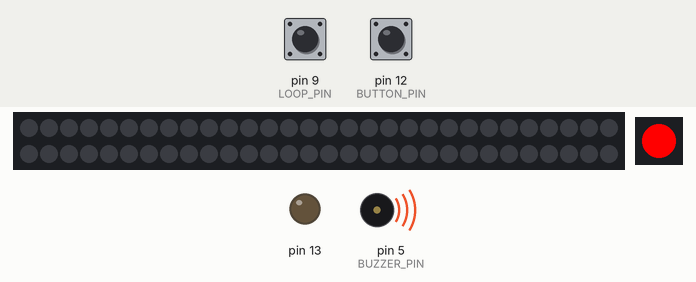
Recording of a sketch running on a simulated Arduino Uno, built with avr-gcc and run on an emulated ATmega328P. Parts: 60 RGB LEDs in strip order, left to right, continuing on the next row, 1 RGB LEDs in strip order, left to right, output pins drawn as LEDs (lit = HIGH), buzzer (waves = sounding). The test bench sets the inputs (shaded band); at power-on: pin 9 (LOOP_PIN) HIGH, pin 12 (BUTTON_PIN) LOW. The ROS host is connected and sends only what is stated.

Above: at 1.2 s.
1.3 s: pin 9 (LOOP_PIN) pulled LOW for 0.15 s
At 2.6 s:
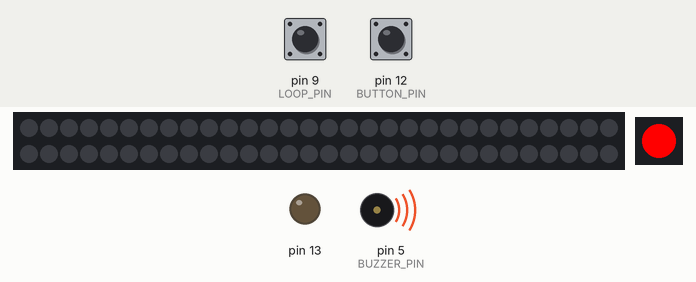
2.9 s: pin 12 (BUTTON_PIN) pulled HIGH for 0.15 s
At 3.13 s:
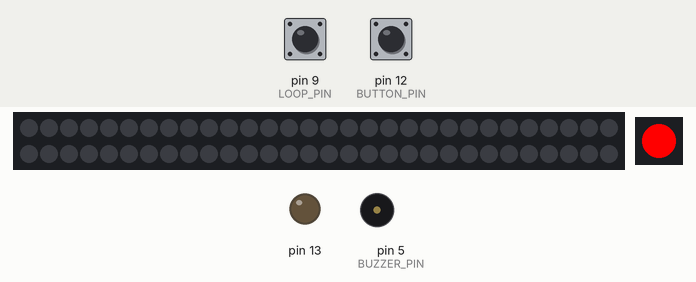
4.6 s: pin 12 (BUTTON_PIN) pulled HIGH for 3.2 s
At 8.9 s:
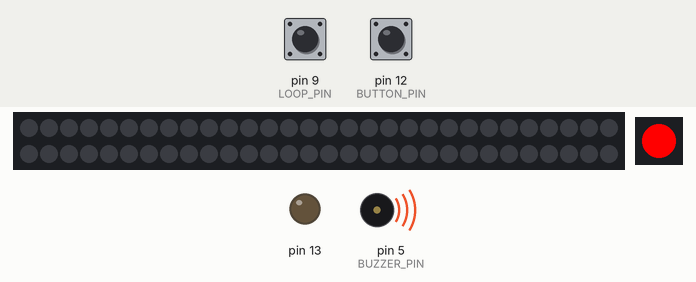
9.3 s: pin 9 (LOOP_PIN) pulled LOW for 3.2 s
At 10.7 s:
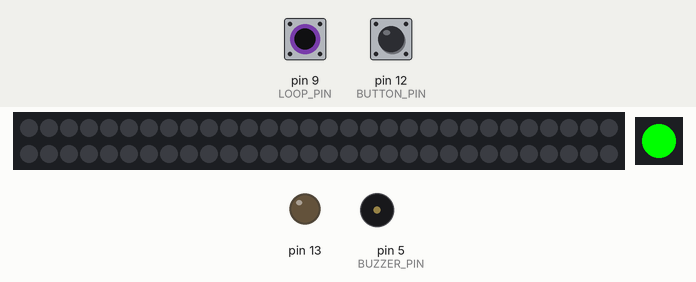
14.0 s: pin 9 (LOOP_PIN) driven LOW and pin 12 (BUTTON_PIN) driven HIGH
At 14.7 s:
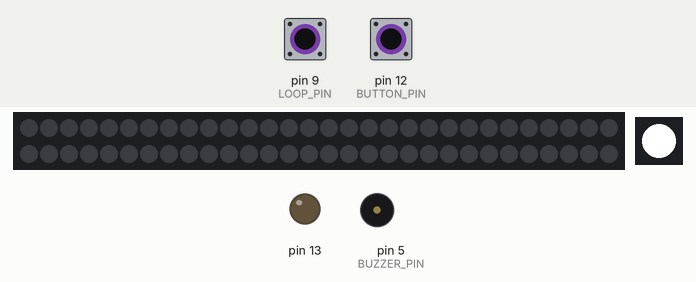
15.5 s: pin 9 (LOOP_PIN) driven HIGH
Timing chart, 0 to 18.5 s (numbered marks = the images above; inputs shaded):
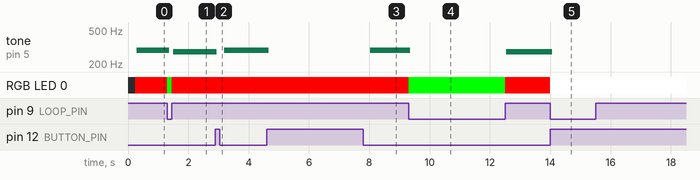

Measured:
- after the input at 1.3 s, tone on pin 5 (BUZZER_PIN): 290 Hz → silent after 0.07 s, → 277 Hz 0.13 s later; RGB LED 0: RGB(255, 0, 0) → RGB(0, 255, 0) at once, → RGB(255, 0, 0) 0.15 s later
- after the input at 2.9 s, tone on pin 5 (BUZZER_PIN): 277 Hz → silent at once, → 289 Hz 0.25 s later
- after the input at 4.6 s, tone on pin 5 (BUZZER_PIN): 289 Hz → silent after 0.07 s, → 290 Hz 3.4 s later
- after the input at 9.3 s, tone on pin 5 (BUZZER_PIN): 290 Hz → silent after 0.05 s, → 277 Hz 3.2 s later; RGB LED 0: RGB(255, 0, 0) → RGB(0, 255, 0) at once, → RGB(255, 0, 0) 3.2 s later
- after the input at 14.0 s, tone on pin 5 (BUZZER_PIN): 277 Hz → silent after 0.07 s; RGB LED 0: RGB(255, 0, 0) → RGB(255, 255, 255) at once

The sketch:

mover_V0.ino
```cpp
// include ROS, messages, time
#include <ros.h>
#include <ros/time.h>
#include <std_msgs/Time.h>

ros::NodeHandle  nh;

std_msgs::Time current_time;
ros::Publisher p("touched", &current_time);
ros::Publisher b("beginning", &current_time);
ros::Publisher e("end", &current_time);

// change pin that buzzer is connected to here
#define BUZZER_PIN  5

// define led colors pin
#include <FastLED.h>
#define STRIP_PIN     3
#define NUM_LEDS    60

// define led alone pin
#define LED_PIN 7

//Circuit detection
#define LOOP_PIN 9

// button stop
#define BUTTON_PIN 12

// define beginning of the game
bool hasbegun;
bool state_has_changed;
bool has_touched_before;

CRGB leds[NUM_LEDS];
CRGB myled[1];

/*
 *  Set-up circuit and ROS
 */

void setup() {

  // setup ROS
  pinMode(13, OUTPUT);
  nh.initNode();
  nh.advertise(p);
  nh.advertise(b);
  nh.advertise(e);

  // setup buzzer as output
  pinMode(BUZZER_PIN, OUTPUT);

  //setup button as input
  pinMode(BUTTON_PIN, INPUT);

  // setup circuit as input
  pinMode(LOOP_PIN, INPUT_PULLUP);
  // connect internally 50k-ohm resistor between the pin and +5V

  // leds intialization
  FastLED.addLeds<WS2812, STRIP_PIN, GRB>(leds, NUM_LEDS);

  // led alone initialization
  FastLED.addLeds<WS2812, LED_PIN, GRB>(myled, 1);

  // set beginning to false
  hasbegun = false;
  state_has_changed = true;
  has_touched_before = true;

}

/*
 * While(1)
 */

void loop() {

  // read if loop is closed or not
  int sensorVal = digitalRead(LOOP_PIN);
  int buttonState = digitalRead(BUTTON_PIN);

  // beginning of the game
  if(!hasbegun){
    if(sensorVal == LOW)
    {
      if(state_has_changed) {
        myled[0] = CRGB(255, 255, 255);
        for (int i = 0; i<NUM_LEDS; i++){
          leds[i] = CRGB(0, 0, 0);
        }
        FastLED.show();
        state_has_changed = false;
      }
      nh.spinOnce();
    }
    else {
      hasbegun = true;
      digitalWrite(BUZZER_PIN, HIGH);
      delay(70);
      digitalWrite(BUZZER_PIN, LOW);
      delay(100);
      digitalWrite(BUZZER_PIN, HIGH);
      delay(70);
      digitalWrite(BUZZER_PIN, LOW);
      current_time.data = nh.now();
      b.publish( &current_time );
      nh.spinOnce();
    }
  }


  // GAME
  else {
    if (buttonState == HIGH) {

      hasbegun = false;
      state_has_changed = true;
      current_time.data = nh.now();
      e.publish( &current_time );
      nh.spinOnce();

    }

    else {

      // if loop is closed
      if (sensorVal == HIGH) {
          digitalWrite(BUZZER_PIN, HIGH);
          //delay(100);
          myled[0] = CRGB(255, 0, 0);
          leds[0] = CRGB(0, 0, 0);
          FastLED.show();
          current_time.data = nh.now();
          p.publish( &current_time );
          nh.spinOnce();
          has_touched_before = true;
          digitalWrite(BUZZER_PIN, LOW);
      }

      // if loop is open
      else {
          if(has_touched_before) {
            myled[0] = CRGB(0, 255, 0);
            FastLED.show();
            nh.spinOnce();
            has_touched_before = false;
          }
          else {
            nh.spinOnce();
          }
      }
    }
  }
}
```
